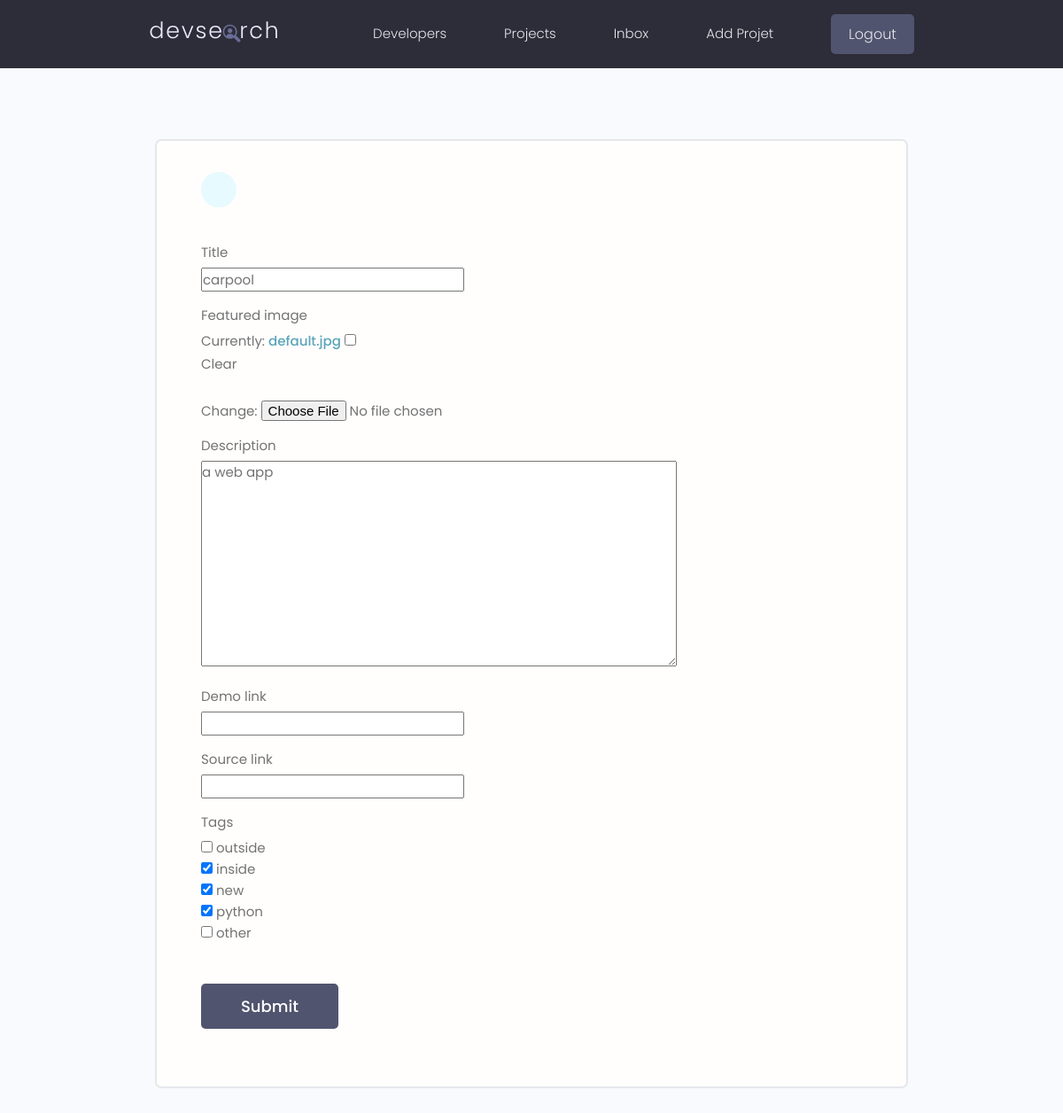
The page /project/update-project/e0ea0c238d6541babb1bea280931db00 (signed in) on the database as committed earlier.
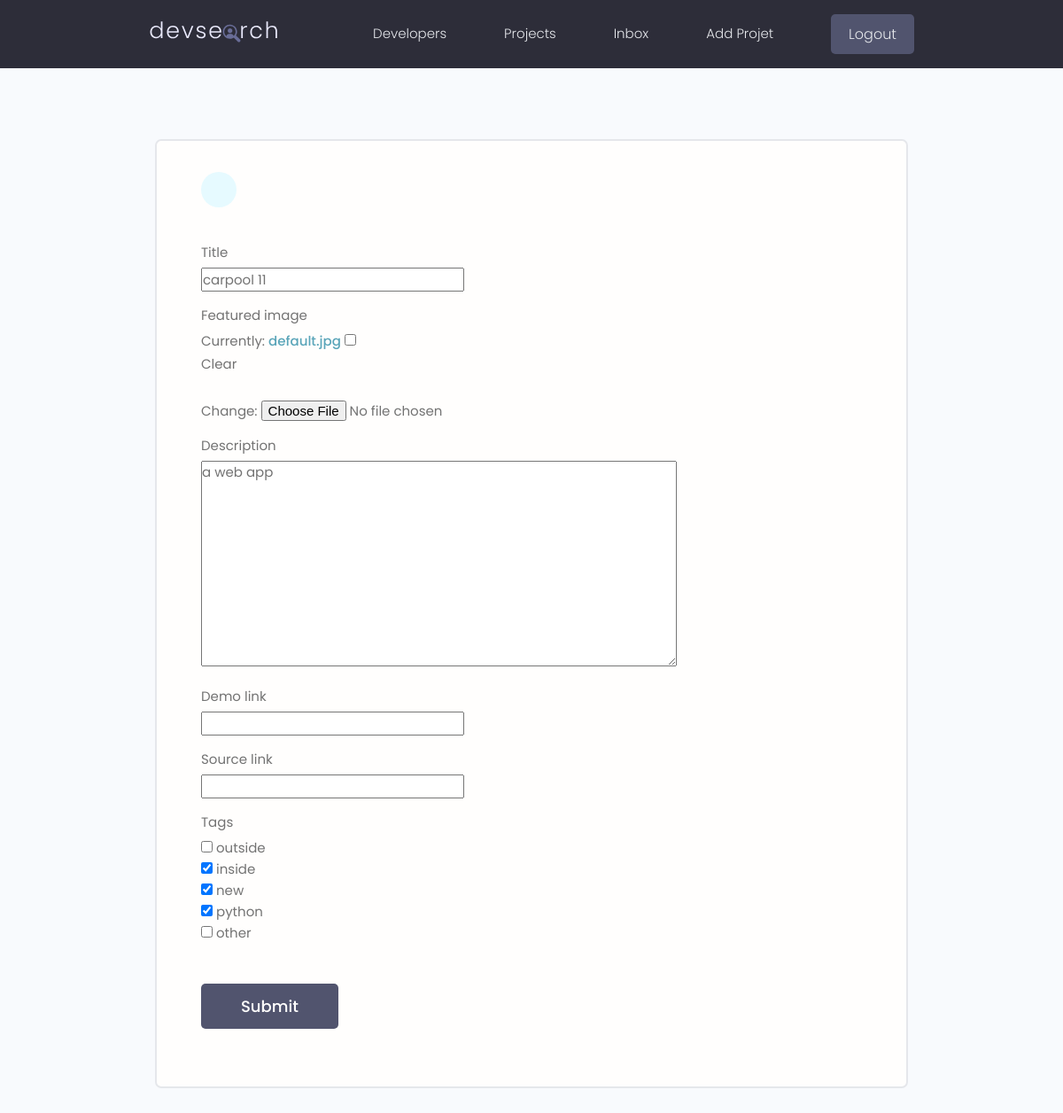
The same page on the database as committed later.
### project/models.py (models this page shows, shortened)
class project(models.Model):
    owner = models.ForeignKey(Profile,null=True,blank=True,on_delete=models.SET_NULL)
    title = models.CharField( max_length=200)
    description = models.TextField( null = True , blank = True )
    featured_image = models.ImageField(null=True,blank=True,default="default.jpg")
    demo_link = models.CharField( max_length=2000,null = True , blank = True)
    source_link = models.CharField( max_length=2000,null = True , blank = True)
    tags = models.ManyToManyField('Tag',blank=True)
    vote_total = models.IntegerField(default = 0 ,null = True,blank = True)
    vote_ratio = models.IntegerField(default = 0 ,null = True,blank = True)
    created = models.DateTimeField(auto_now_add=True)
    id = models.UUIDField( default = uuid.uuid4,unique = True,editable = False,primary_key = True)

### project/views.py (the view)
# urls.py: path('update-project/<str:pk>',views.updateProject,name ="update-project"),
@login_required(login_url='login')
def updateProject(request,pk):
    project = projectmodel.objects.get(id=pk)
    form = projectForm(instance=project)
    if request.method == 'POST':
        form = projectForm(request.POST ,request.FILES,instance=project)
        if form.is_valid():
            form.save()
            return redirect('project')
    context = {'form':form
    }
    return render(request ,"project/project_form.html",context)

### project/forms.py
class projectForm(ModelForm):
    class Meta:
        model = project
        fields = ['title','featured_image','description','demo_link','source_link','tags']
        widgets = {
            'tags':forms.CheckboxSelectMultiple(),
        }
    def __init__(self,*args, **kwargs):
        super(projectForm,self).__init__(*args, **kwargs)
        for name,field in self.fields.items():
            field.widget.attrs.update()

### project/models.py (called while the page is built)
    def __str__(self):
        return self.name

### project/templates/project/project_form.html (shortened to what this page needs)
{% extends "main.html" %}
{% block content %}
    <main class="formPage my-xl">
        <div class="content-box">
            <div class="formWrapper">
                <a class="backButton" href="#"></a>
                <br>
                <form class="form" method="POST" enctype="multipart/form-data">
                    {% for field in form %}
                    <div class="form__field">
                        <label for="formInput#text">{{field.label}}</label>
                        {{field}}
                    </div>
                    {% endfor %}
                    <input class="btn btn--sub btn--lg  my-md" type="submit" value="Submit" />
                </form>
            </div>
        </div>
    </main>
{% endblock content %}

Rows that differ between the two databases and show on the page:
changed project "a web app": title "carpool" → "carpool 11"
